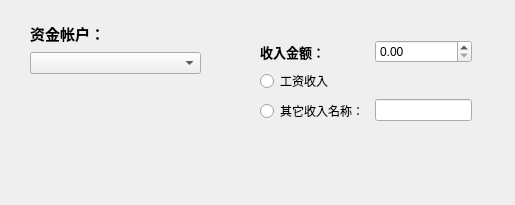
<?xml version="1.0" encoding="UTF-8"?>
<ui version="4.0">
 <class>myExchangeFormIncome</class>
 <widget class="QWidget" name="myExchangeFormIncome">
  <property name="geometry">
   <rect>
    <x>0</x>
    <y>0</y>
    <width>515</width>
    <height>205</height>
   </rect>
  </property>
  <property name="windowTitle">
   <string>Form</string>
  </property>
  <widget class="QWidget" name="verticalLayoutWidget_2">
   <property name="geometry">
    <rect>
     <x>30</x>
     <y>20</y>
     <width>171</width>
     <height>80</height>
    </rect>
   </property>
   <layout class="QVBoxLayout" name="verticalLayout" stretch="1,1,1">
    <item>
     <widget class="QLabel" name="label_4">
      <property name="font">
       <font>
        <pointsize>11</pointsize>
        <weight>75</weight>
        <bold>true</bold>
       </font>
      </property>
      <property name="text">
       <string>资金帐户：</string>
      </property>
     </widget>
    </item>
    <item>
     <widget class="QComboBox" name="moneyAccountIncome"/>
    </item>
    <item>
     <spacer name="verticalSpacer">
      <property name="orientation">
       <enum>Qt::Vertical</enum>
      </property>
      <property name="sizeHint" stdset="0">
       <size>
        <width>20</width>
        <height>40</height>
       </size>
      </property>
     </spacer>
    </item>
   </layout>
  </widget>
  <widget class="QWidget" name="formLayoutWidget_2">
   <property name="geometry">
    <rect>
     <x>260</x>
     <y>40</y>
     <width>212</width>
     <height>121</height>
    </rect>
   </property>
   <layout class="QFormLayout" name="formLayout_2">
    <item row="1" column="0">
     <widget class="QRadioButton" name="radioSalary">
      <property name="text">
       <string>工资收入</string>
      </property>
     </widget>
    </item>
    <item row="2" column="0">
     <widget class="QRadioButton" name="radioOtherIncome">
      <property name="text">
       <string>其它收入名称：</string>
      </property>
     </widget>
    </item>
    <item row="2" column="1">
     <widget class="QLineEdit" name="lineEditIncomeType"/>
    </item>
    <item row="0" column="0">
     <widget class="QLabel" name="label_3">
      <property name="font">
       <font>
        <pointsize>10</pointsize>
        <weight>75</weight>
        <bold>true</bold>
       </font>
      </property>
      <property name="text">
       <string>收入金额：</string>
      </property>
      <property name="alignment">
       <set>Qt::AlignRight|Qt::AlignTrailing|Qt::AlignVCenter</set>
      </property>
      <property name="buddy">
       <cstring>spinBoxIncome</cstring>
      </property>
     </widget>
    </item>
    <item row="0" column="1">
     <widget class="QDoubleSpinBox" name="spinBoxIncome"/>
    </item>
   </layout>
  </widget>
 </widget>
 <resources/>
 <connections/>
</ui>
